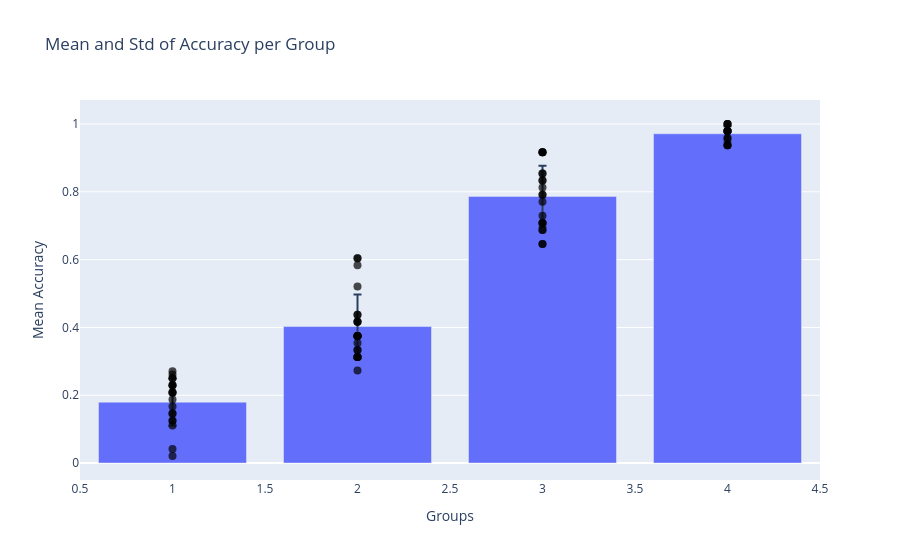

This figure's notebook cell:
### Code cell
labels = qs

grouped_accs = {group: [] for group in set(labels)}
for group, acc in zip(labels, accs):
    if not pd.isna(acc):
        grouped_accs[group].append(acc)

# print(grouped_accs)
for group in grouped_accs:
    print(group)
    # print(grouped_accs[group])
    print(np.mean(grouped_accs[group]))
    print(np.std(grouped_accs[group]))

# Calculate means and standard deviations
groups = list(grouped_accs.keys())
means = [np.mean(grouped_accs[group]) for group in groups]
stds = [np.std(grouped_accs[group]) for group in groups]

# Create the bar chart
fig = go.Figure()

# Add bars with error bars for standard deviation
fig.add_trace(go.Bar(
    x=groups,
    y=means,
    error_y=dict(type='data', array=stds),  # Add standard deviation as error bars
    name='Mean with Std',
))

# Add scatter plot for individual values
for group in groups:
    fig.add_trace(go.Scatter(
        x=[group] * len(grouped_accs[group]),  # Plot all values under the same group
        y=grouped_accs[group],
        mode='markers',
        name=f'{group} values',
        marker=dict(color='black', size=8, opacity=0.7),
        showlegend=False
    ))


# Update layout
fig.update_layout(
    title='Mean and Std of Accuracy per Group',
    xaxis_title='Groups',
    yaxis_title='Mean Accuracy',
    showlegend=False
)

# Show the plot
fig.show()

### Figure 1 — Plotly figure (JSON) as saved in the notebook; plotly's stock layout.template omitted (floating-point values rounded to 4 significant figures)
{"data": [{"error_y": {"array": [0.06962, 0.09439, 0.0903, 0.02244, null], "type": "data"}, "name": "Mean with Std", "type": "bar", "x": [1, 2, 3, 4, null], "y": [0.1797, 0.4025, 0.7865, 0.9712, null]}, {"marker": {"color": "black", "opacity": 0.7, "size": 8}, "mode": "markers", "name": "1.0 values", "showlegend": false, "type": "scatter", "x": [1, 1, 1, 1, 1, 1, 1, 1, 1, 1, 1, 1, 1, 1, 1, 1, 1, 1, 1], "y": [0.2292, 0.1458, 0.1458, 0.125, 0.1111, 0.2708, 0.1875, 0.2609, 0.2083, 0.25, 0.02083, 0.2083, 0.2083, 0.1667, 0.2292, 0.04167, 0.2292, 0.25, 0.125]}, {"marker": {"color": "black", "opacity": 0.7, "size": 8}, "mode": "markers", "name": "2.0 values", "showlegend": false, "type": "scatter", "x": [2, 2, 2, 2, 2, 2, 2, 2, 2, 2, 2, 2, 2, 2, 2, 2, 2, 2, 2, 2, 2, 2], "y": [0.375, 0.4167, 0.6042, 0.3333, 0.5833, 0.6042, 0.3125, 0.375, 0.375, 0.3125, 0.3542, 0.3125, 0.3125, 0.3333, 0.2727, 0.375, 0.4167, 0.4375, 0.5208, 0.375, 0.4167, 0.4375]}, {"marker": {"color": "black", "opacity": 0.7, "size": 8}, "mode": "markers", "name": "3.0 values", "showlegend": false, "type": "scatter", "x": [3, 3, 3, 3, 3, 3, 3, 3, 3, 3, 3, 3, 3, 3, 3, 3, 3, 3, 3, 3], "y": [0.9167, 0.7917, 0.8125, 0.7292, 0.8542, 0.6875, 0.7083, 0.7083, 0.7917, 0.7708, 0.8333, 0.6458, 0.9167, 0.9167, 0.7083, 0.6458, 0.6875, 0.9167, 0.8333, 0.8542]}, {"marker": {"color": "black", "opacity": 0.7, "size": 8}, "mode": "markers", "name": "4.0 values", "showlegend": false, "type": "scatter", "x": [4, 4, 4, 4, 4, 4, 4, 4, 4, 4, 4, 4, 4], "y": [1, 0.9583, 0.9792, 0.9792, 1, 0.9792, 0.9792, 0.9792, 1, 0.9375, 0.9375, 0.9375, 0.9583]}, {"marker": {"color": "black", "opacity": 0.7, "size": 8}, "mode": "markers", "name": "nan values", "showlegend": false, "type": "scatter", "x": [], "y": []}], "layout": {"autosize": true, "showlegend": false, "title": {"text": "Mean and Std of Accuracy per Group"}, "xaxis": {"autorange": true, "range": [0.5, 4.5], "title": {"text": "Groups"}, "type": "linear"}, "yaxis": {"autorange": true, "range": [-0.06935, 1.09], "title": {"text": "Mean Accuracy"}, "type": "linear"}}}
